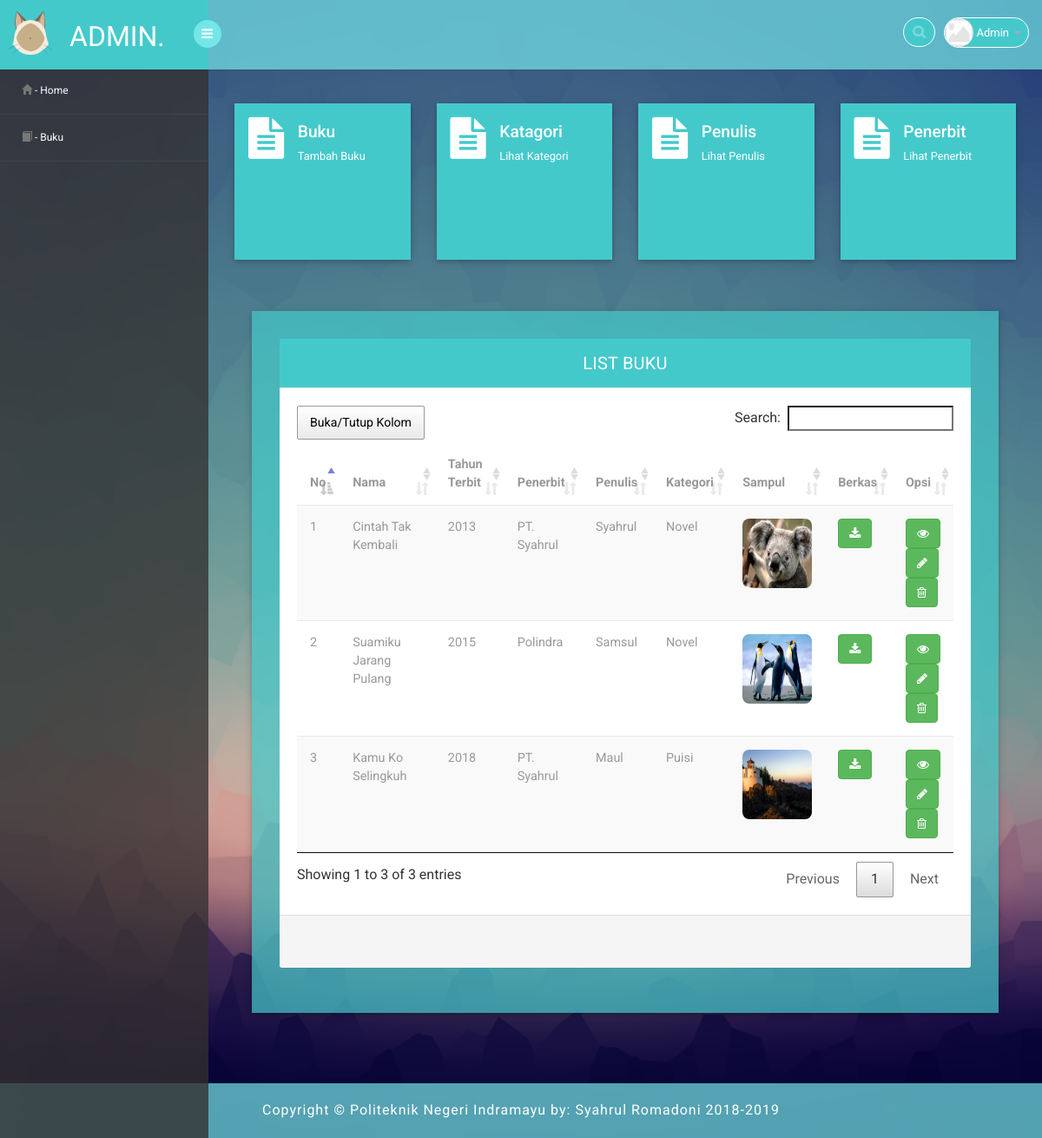
The page /3/media.php?page=buku (signed in) on the database its author committed.
### tables this page shows
CREATE TABLE `buku` (
  `id` int(11) NOT NULL,
  `nama` varchar(255) NOT NULL,
  `tahun_terbit` year(4) DEFAULT NULL,
  `id_penulis` int(11) DEFAULT NULL,
  `id_penerbit` int(11) DEFAULT NULL,
  `id_kategori` int(11) DEFAULT NULL,
  `sinopsis` text,
  `sampul` varchar(255) DEFAULT NULL,
  `berkas` varchar(255) DEFAULT NULL
);

CREATE TABLE `penerbit` (
  `id` int(11) NOT NULL,
  `nama` varchar(255) DEFAULT NULL,
  `alamat` text,
  `telepon` varchar(255) DEFAULT NULL,
  `email` varchar(2555) DEFAULT NULL
);

CREATE TABLE `penulis` (
  `id` int(11) NOT NULL,
  `nama` varchar(255) NOT NULL,
  `alamat` text,
  `telepon` varchar(255) DEFAULT NULL,
  `email` varchar(255) DEFAULT NULL
);

CREATE TABLE `kategori` (
  `id` int(11) NOT NULL,
  `nama` varchar(255) NOT NULL
);

### 3/halaman/mod_buku/buku.php (the view, shortened to what this page needs)
<head>
</head>
<?php
    include "../config/koneksi.php";
?>
<div class="market-updates">
	<div class="col-md-3 market-update-gd">
		<div class="market-update-block clr-block-2">
			<div class="col-md-4 market-update-right">
				<a href="media.php?page=tambah_buku"><i class="fa fa-file-text"></i></a>
			</div>
			<div class="col-md-8 market-update-left">
				<a href="media.php?page=tambah_buku"><h4>Buku</h4></a>
				<p>Tambah Buku</p>
			</div>
			<div class="clearfix"> </div>
		</div>
	</div>
	<div class="col-md-3 market-update-gd">
		<div class="market-update-block clr-block-2">
			<div class="col-md-4 market-update-right">
				<a href="media.php?page=kategori"><i class="fa fa-file-text"></i></a>
			</div>
			<div class="col-md-8 market-update-left">
				<a href="media.php?page=kategori"><h4>Katagori</h4></a>
				<p>Lihat Kategori</p>
			</div>
			<div class="clearfix"> </div>
		</div>
	</div>
	<div class="col-md-3 market-update-gd">
		<div class="market-update-block clr-block-2">
			<div class="col-md-4 market-update-right">
				<a href="media.php?page=penulis"><i class="fa fa-file-text"></i></a>
			</div>
			<div class="col-md-8 market-update-left">
				<a href="media.php?page=penulis"><h4>Penulis</h4></a>
				<p>Lihat Penulis</p>
			</div>
			<div class="clearfix"> </div>
		</div>
	</div>
	<div class="col-md-3 market-update-gd">
		<div class="market-update-block clr-block-2">
			<div class="col-md-4 market-update-right">
				<a href="media.php?page=penerbit"><i class="fa fa-file-text"></i></a>
			</div>
			<div class="col-md-8 market-update-left">
				<a href="media.php?page=penerbit"><h4>Penerbit</h4></a>
				<p>Lihat Penerbit</p>
			</div>
			<div class="clearfix"> </div>
		</div>
	</div>
	<div class="clearfix"> </div>
</div>
<div class="row">
	<div class="panel-body">
		<div class="col-md-12 w3ls-graph">
			<div class="agileinfo-grap">
				<div class="panel panel-default">
					<div class="panel-heading">List Buku</div>
					    <div class="table-responsive sr">
					      <table id="data" class="table table-striped b-t b-light">
					        <thead>
					          <tr>
					          	<th>No</th>
								<th>Nama</th>
								<th>Tahun Terbit</th>
								<th>Penerbit</th>
								<th>Penulis</th>
								<th>Kategori</th>
								<th>Sampul</th>
								<th>Berkas</th>
								<th>Opsi</th>
					          </tr>
					        </thead>
					        <tbody>
					        	<?php
									$query  = "SELECT * FROM buku";
									$hasil  = mysqli_query($conn, $query);
									$tampil = mysqli_num_rows($hasil);
									$i = 1;
									if ( $tampil> 0) {
									    while ( $data = mysqli_fetch_assoc($hasil)) {
								?>
								<tr>
									<td><?php echo $i++ ?></td>
									<td><?php echo $data['nama']; ?></td>
									<td><?php echo $data['tahun_terbit']; ?></td>
									<?php
										$data1 = mysqli_query($conn, "SELECT * FROM penerbit WHERE id='$data[id_penerbit]'");
										$id    = mysqli_fetch_array($data1);
										$mp1   = $id['nama'];
									?>
									<td><?php echo $mp1; ?></td>
									<?php
										$data2 = mysqli_query($conn, "SELECT * FROM penulis WHERE id='$data[id_penulis]'");
										$id    = mysqli_fetch_array($data2);
										$mp2   = $id['nama'];
									?>
									<td><?php echo $mp2; ?></td>
									<?php
										$data3 = mysqli_query($conn, "SELECT * FROM kategori WHERE id='$data[id_kategori]'");
										$id    = mysqli_fetch_array($data3);
										$mp3   = $id['nama'];
									?>
									<td><?php echo $mp3; ?></td>
									<td><img style="height: 80px; width: 80px; border-radius: 8px;" src="../sampul/<?php echo $data['sampul']; ?>"></td>
									<td>
										<a href="../berkas/<?php echo $data['berkas']; ?>"><button class="btn btn-success" type="submit"><i class="fa fa-download"></i></button></a>
									</td>
						            <td>
						            	<a href="media.php?page=detail_buku_satu&id=<?php echo $data['id']?>"><button class="btn btn-success" type="submit"><i class="fa fa-eye"></i></button></a><br>
	                                    <a href="media.php?page=edit_buku&id=<?php echo $data['id'] ?>"><button class="btn btn-success" type="submit"><i class="fa fa-pencil"></i></button></a><br>
	                                    <a href="halaman/mod_buku/aksi_hapus_buku.php?id=<?php echo $data['id'] ?>"><button class="btn btn-success" type="submit"><i class="fa fa-trash-o"></i></button></a>
						            </td>
					        	</tr>
					           	<?php
                                    }
                                }
                                ?>
					        </tbody>
					      </table>
					    </div>
					<footer class="panel-footer">
					  	<div class="row">
					  	</div>
					</footer>
				</div>
			</div>
		</div>
	</div>
</div>

### assets/css/style.css (style rules this page uses)
.sr { padding: 20px; }
.row { padding: 20px; }
.market-update-block { height: 180px; }
h4, h5, h6, h1, h2, h3 { margin: 0; }
p { margin: 0; }
html, body { font-family: 'Roboto', sans-serif; font-size: 100%; overflow-x: hidden; background: url(../images/bg00.png) no-repeat 0px 0px; background-size:cover; background-repeat: no-repeat; background-attachment: fixed; -webkit-background-size: 100%; }
body a { transition: 0.5s all ease; -webkit-transition: 0.5s all ease; -moz-transition: 0.5s all ease; -o-transition: 0.5s all ease; -ms-transition: 0.5s all ease; text-decoration:none; }
h1,h2,h3,h4,h5,h6 { margin:0; }
p { margin:0; }
.market-update-block { padding: 2em 2em; background: #999; }
.market-update-block h4 { font-size: 1.2em; color: #fff; margin: 0.3em 0em; }
.market-update-block p { color: #fff; font-size: 0.8em; line-height: 1.8em; }
.market-update-block.clr-block-2 { background: #44c9cb; box-shadow: 0 2px 5px 0 rgba(0, 0, 0, 0.16), 0 2px 10px 0 rgba(0, 0, 0, 0.12); transition: 0.5s all; -webkit-transition: 0.5s all; -moz-transition: 0.5s all; -o-transition: 0.5s all; }
.market-update-right i.fa.fa-file-text { font-size: 3em; color:#fff; text-align: left; }
.market-update-left { padding: 0px; }
.market-update-right { padding-left: 0; }
.market-updates { margin: 1.5em 0; }
.panel-heading { position: relative; height: 57px; line-height: 57px; letter-spacing: 0.2px; color: white; font-size: 18px; font-weight: 400; padding: 0 16px; background:#44c9cb; border-top-right-radius: 2px; border-top-left-radius: 2px; text-transform: uppercase; text-align: center; }
.panel { border: none ! important; }
.agileinfo-grap { padding: 2em; background:rgba(68, 201, 203, 0.70); box-shadow: 0 2px 5px 0 rgba(0, 0, 0, 0.16), 0 2px 10px 0 rgba(0, 0, 0, 0.12); }
.table>thead>tr>th { border-bottom: 1px solid #e1ab91 ! important; }
.table>tbody>tr>td, .table>tbody>tr>th, .table>tfoot>tr>td, .table>tfoot>tr>th, .table>thead>tr>td, .table>thead>tr>th { border-bottom: 1px solid #e9e9e9 ! important; }
.table > thead > tr > th, .table > tbody > tr > th, .table > tfoot > tr > th, .table > thead > tr > td, .table > tbody > tr > td, .table > tfoot > tr > td { border-top: none !important; }
.table td, .table>tbody>tr>td, .table>tbody>tr>th, .table>tfoot>tr>td, .table>tfoot>tr>th, .table>thead>tr>td, .table>thead>tr>th { padding: 15px!important; }
.table > thead > tr > th, .table > tbody > tr > th, .table > tfoot > tr > th, .table > thead > tr > td, .table > tbody > tr > td, .table > tfoot > tr > td { font-size: 0.9em; color: #999; border-top: none !important; }
.panel-default>.panel-heading { color: white ! important; background-color: #44c9cb ! important; border-color: #ddede0 ! important; font-size: 20px; }
@media (max-width: 1280px) { .market-update-block { padding: 1em 1em; } }

### rows shown on the page
buku: nama "Cintah Tak Kembali", tahun_terbit "2013", id_penerbit.nama "PT. Syahrul", id_penulis.nama "Syahrul", id_kategori.nama "Novel", sampul (picture)
buku: nama "Suamiku Jarang Pulang", tahun_terbit "2015", id_penerbit.nama "Polindra", id_penulis.nama "Samsul", id_kategori.nama "Novel", sampul (picture)
buku: nama "Kamu Ko Selingkuh", tahun_terbit "2018", id_penerbit.nama "PT. Syahrul", id_penulis.nama "Maul", id_kategori.nama "Puisi", sampul (picture)

### other values the page prints
$_SESSION['username'] "Admin"
